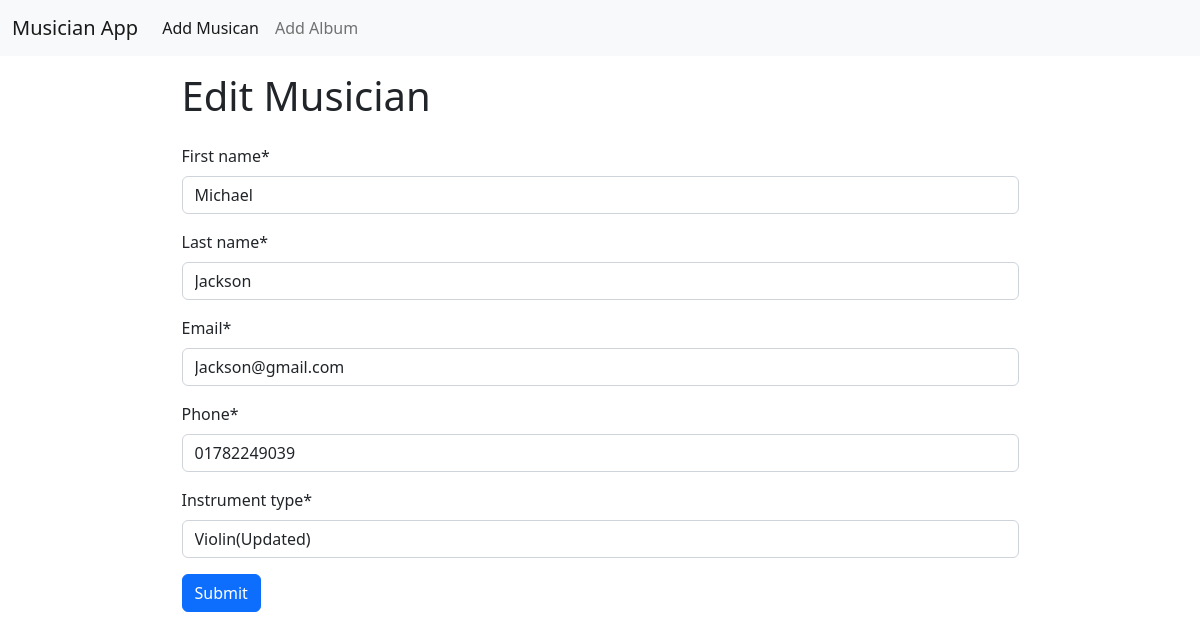
The page /musician/edit/2 on the database its author committed.
### musicians/models.py (models this page shows, shortened)
class MusicianModel(models.Model):
    first_name = models.CharField(max_length=50)
    last_name = models.CharField(max_length=50)
    email = models.EmailField()
    phone = models.CharField(max_length=12)
    instrument_type = models.CharField(max_length=30)

### musicians/views.py (the view)
# urls.py: path("edit/<int:id>", views.edit_musician, name="edit_musician"),
def edit_musician(req, id):
    data = MusicianModel.objects.get(pk=id)
    if req.method == "POST":
        musician_form = MusicianForm(req.POST, instance=data)
        if musician_form.is_valid():
            musician_form.save()
            return redirect("home")
    else:
        musician_form = MusicianForm(instance=data)
    return render(req, "edit_musician.html", {"form": musician_form})

### musicians/forms.py
class MusicianForm(forms.ModelForm):
    class Meta:
        model = MusicianModel
        fields = "__all__"

### musicians/templates/edit_musician.html (shortened to what this page needs)
{% extends "base.html" %}
{% load crispy_forms_tags %}
{% block content %}
<div class="w-75 mx-auto">
    <h1 class="py-3">Edit Musician</h1>
    <form action="" method="post">
        {{form | crispy }}
        <button type="submit" class="btn btn-primary">Submit</button>
    </form>
</div>
{% endblock content %}

### rows shown on the page
MusicianModel: first_name "Michael", last_name "Jackson", email "Jackson@gmail.com", phone "01782249039", instrument_type "Violin(Updated)"
